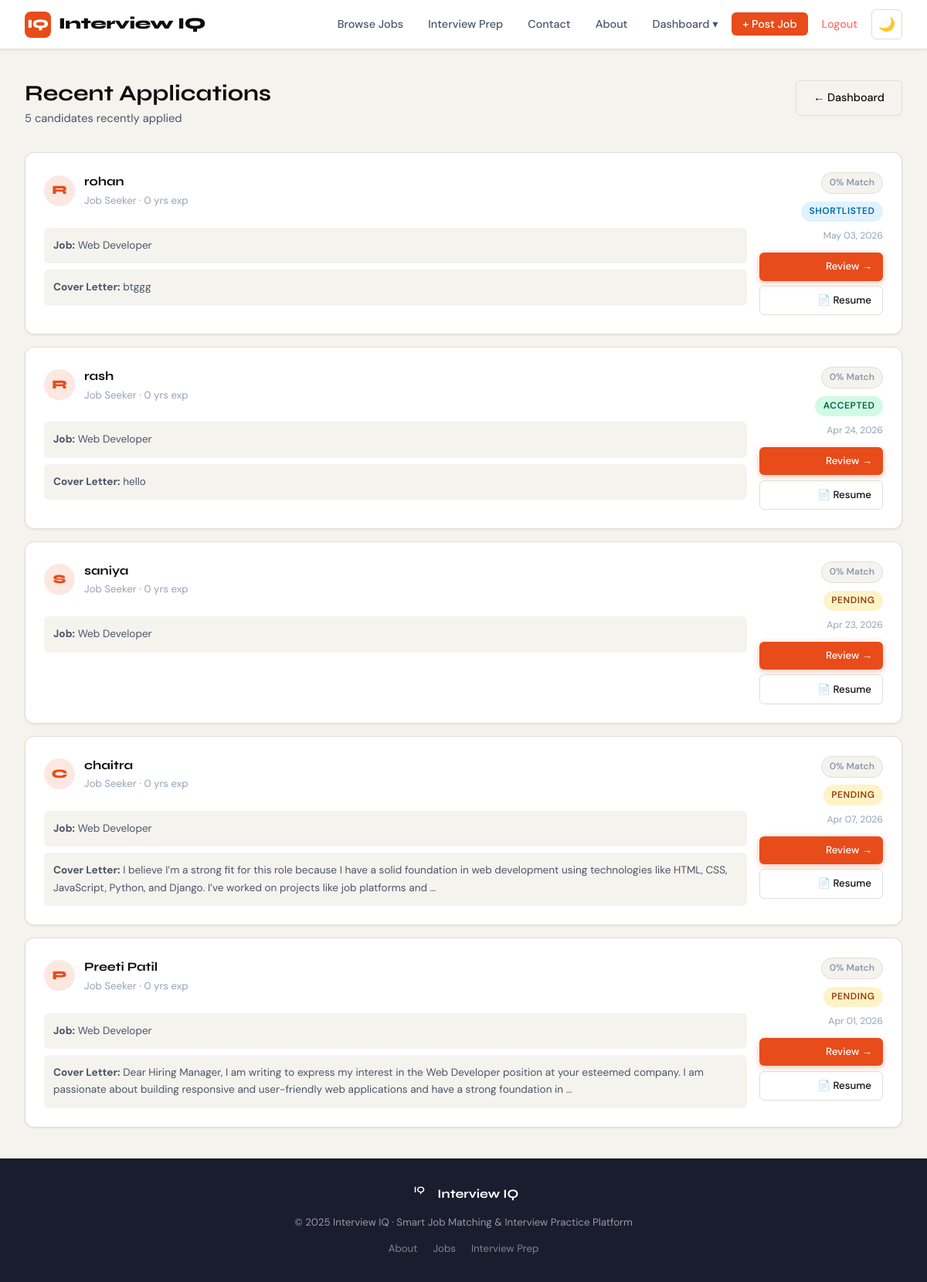
Screenshot of /jobs/recent-applications/ (signed in) with the database file from the repository.
### jobs/models.py (models this page shows, shortened)
class Application(models.Model):
    STATUS_CHOICES = (
        ('pending', 'Pending'),
        ('reviewing', 'Reviewing'),
        ('shortlisted', 'Shortlisted'),
        ('accepted', 'Accepted'),
        ('rejected', 'Rejected'),
    )
    job = models.ForeignKey(Job, on_delete=models.CASCADE, related_name='applications')
    applicant = models.ForeignKey(JobSeekerProfile, on_delete=models.CASCADE, related_name='applications')
    cover_letter = models.TextField(blank=True)
    resume = models.FileField(upload_to='application_resumes/', blank=True, null=True)
    status = models.CharField(max_length=15, choices=STATUS_CHOICES, default='pending')
    applied_at = models.DateTimeField(auto_now_add=True)
    updated_at = models.DateTimeField(auto_now=True)
    company_notes = models.TextField(blank=True)
    match_score = models.PositiveIntegerField(default=0)
    class Meta:
        unique_together = ('job', 'applicant')
        ordering = ['-applied_at']

class Job(models.Model):
    JOB_TYPE = (('full_time','Full Time'),('part_time','Part Time'),('contract','Contract'),('internship','Internship'),('remote','Remote'))
    EXPERIENCE_LEVEL = (('entry','Entry Level'),('mid','Mid Level'),('senior','Senior Level'),('executive','Executive'))
    STATUS = (('active','Active'),('closed','Closed'),('draft','Draft'))
    company = models.ForeignKey(CompanyProfile, on_delete=models.CASCADE, related_name='jobs')
    title = models.CharField(max_length=200)
    description = models.TextField()
    requirements = models.TextField()
    skills_required = models.TextField(help_text='Comma-separated skills')
    location = models.CharField(max_length=100)
    job_type = models.CharField(max_length=20, choices=JOB_TYPE, default='full_time')
    experience_level = models.CharField(max_length=20, choices=EXPERIENCE_LEVEL, default='mid')
    salary_min = models.PositiveIntegerField(null=True, blank=True)
    salary_max = models.PositiveIntegerField(null=True, blank=True)
    status = models.CharField(max_length=10, choices=STATUS, default='active')
    deadline = models.DateField(null=True, blank=True)
    created_at = models.DateTimeField(auto_now_add=True)
    updated_at = models.DateTimeField(auto_now=True)
    class Meta:
        ordering = ['-created_at']

### accounts/models.py (models this page shows, shortened)
class JobSeekerProfile(models.Model):
    user = models.OneToOneField(User, on_delete=models.CASCADE, related_name='seeker_profile')
    full_name = models.CharField(max_length=150)
    phone = models.CharField(max_length=20, blank=True)
    location = models.CharField(max_length=100, blank=True)
    bio = models.TextField(blank=True)
    skills = models.TextField(blank=True, help_text='Comma-separated skills')
    experience_years = models.PositiveIntegerField(default=0)
    education = models.CharField(max_length=200, blank=True)
    resume = models.FileField(upload_to='resumes/', blank=True, null=True)
    linkedin = models.URLField(blank=True)
    desired_role = models.CharField(max_length=150, blank=True)
    desired_salary = models.PositiveIntegerField(null=True, blank=True)
    created_at = models.DateTimeField(auto_now_add=True)
    def get_skills_list(self):
        return [s.strip() for s in self.skills.split(',') if s.strip()]

### jobs/views.py (the view)
# urls.py: path('recent-applications/', views.recent_applications, name='recent_applications'),
@login_required
def recent_applications(request):
    if not request.user.is_company():
        return redirect('job_list')
    recent_apps = (
        Application.objects.filter(job__company=request.user.company_profile)
        .select_related('applicant', 'job')
        .order_by('-applied_at')
    )
    recent_apps = recent_apps[:50]
    return render(request, 'jobs/recent_applications.html', {
        'recent_apps': recent_apps,
    })

### accounts/models.py (called while the page is built)
    def is_company(self):
        return self.user_type == 'company'

    def is_admin_user(self):
        return self.user_type == 'admin' or self.is_superuser

### templates/jobs/recent_applications.html (shortened to what this page needs)
{% extends 'base.html' %}
{% block content %}
<div class="page-container">
  <div class="page-header">
    <div>
      <h1>Recent Applications</h1>
      <p>{{ recent_apps|length }} candidate{{ recent_apps|length|pluralize }} recently applied</p>
    </div>
    <a href="{% url 'company_dashboard' %}" class="btn btn-outline-dark">← Dashboard</a>
  </div>
  {% if recent_apps %}
  <div style="display:flex;flex-direction:column;gap:1rem;">
    {% for app in recent_apps %}
    <div class="card">
      <div class="card-body" style="display:flex;justify-content:space-between;align-items:flex-start;flex-wrap:wrap;gap:1rem;">
        <div style="flex:1;">
          <div style="display:flex;align-items:center;gap:0.75rem;margin-bottom:0.5rem;">
            <div style="width:40px;height:40px;background:var(--accent-dim);border-radius:50%;display:grid;place-items:center;font-family:'Syne',sans-serif;font-weight:800;color:var(--accent);">{{ app.applicant.full_name|first|upper }}</div>
            <div>
              <div style="font-family:'Syne',sans-serif;font-weight:700;">{{ app.applicant.full_name }}</div>
              <div class="text-muted text-sm">{{ app.applicant.desired_role|default:"Job Seeker" }} · {{ app.applicant.experience_years }} yrs exp</div>
            </div>
          </div>
          <div style="margin-top:0.75rem;background:var(--paper);border-radius:var(--radius-sm);padding:0.75rem;font-size:0.85rem;color:var(--slate);">
            <strong>Job:</strong> {{ app.job.title }}
          </div>
          {% if app.cover_letter %}
          <div style="margin-top:0.5rem;background:var(--paper);border-radius:var(--radius-sm);padding:0.75rem;font-size:0.85rem;color:var(--slate);">
            <strong>Cover Letter:</strong> {{ app.cover_letter|truncatewords:35 }}
          </div>
          {% endif %}
        </div>
        <div style="text-align:right;min-width:160px;">
          {% if app.match_score >= 70 %}
            <div class="match-badge match-high mb-1">⚡ {{ app.match_score }}% Match</div>
          {% elif app.match_score >= 40 %}
            <div class="match-badge match-med mb-1">{{ app.match_score }}% Match</div>
          {% else %}
            <div class="match-badge match-low mb-1">{{ app.match_score }}% Match</div>
          {% endif %}
          <div><span class="status-badge status-{{ app.status }}">{{ app.get_status_display }}</span></div>
          <div class="text-xs text-muted mt-1">{{ app.applied_at|date:"M d, Y" }}</div>
          <a href="{% url 'view_applications' app.job.pk %}?app_pk={{ app.pk }}" class="btn btn-sm btn-primary" style="margin-top:0.75rem;display:block;">
            Review →
          </a>
          {% if app.resume %}
            <a href="{{ app.resume.url }}" target="_blank" class="btn btn-sm btn-outline-dark" style="margin-top:0.4rem;display:block;">
              📄 Resume
            </a>
          {% endif %}
        </div>
      </div>
    </div>
    {% endfor %}
  </div>
  {% else %}
  <div class="empty-state">
    <div class="icon">📄</div>
    <h3>No applications yet</h3>
  </div>
  {% endif %}
</div>
{% endblock %}

### static/css/style.css (style rules this page uses)
:root { --ink: #0d0d0d; --paper: #f5f3ee; --surface: #ffffff; --accent: #e84c1b; --accent-light: #ff6b3d; --accent-dim: #fde8e1; --gold: #d4a853; --gold-dim: #fdf3df; --slate: #4a5568; --muted: #8a9ab0; --border: #e2ddd6; --success: #2d7d46; --success-dim: #d4edda; --warning: #8a6200; --warning-dim: #fff3cd; --danger: #c0392b; --danger-dim: #fde8e6; --info: #1a6fa8; --info-dim: #d6eaf8; --shadow-sm: 0 1px 3px rgba(0,0,0,0.08); --shadow: 0 4px 16px rgba(0,0,0,0.10); --shadow-lg: 0 12px 40px rgba(0,0,0,0.14); --radius: 12px; --radius-sm: 6px; --radius-lg: 20px; }
*, *::before, *::after { box-sizing: border-box; margin: 0; padding: 0; }
html { scroll-behavior: smooth; }
body { font-family: 'DM Sans', system-ui, sans-serif; background: var(--paper); color: var(--ink); line-height: 1.65; min-height: 100vh; display: flex; flex-direction: column; }
h1,h2,h3,h4,h5,h6 { font-family: 'Syne', sans-serif; line-height: 1.15; font-weight: 700; }
a { color: inherit; text-decoration: none; transition: color 0.2s; }
.btn { display: inline-flex; align-items: center; gap: 8px; padding: 10px 22px; border-radius: var(--radius-sm); font-family: 'DM Sans', sans-serif; font-size: 0.9rem; font-weight: 500; border: none; cursor: pointer; transition: all 0.3s ease; text-decoration: none; white-space: nowrap; }
.btn-primary { background: var(--accent); color: white; box-shadow: 0 2px 8px rgba(232,76,27,0.35); }
.btn-outline-dark { background: transparent; color: var(--ink); border: 1.5px solid var(--border); }
.btn-sm { padding: 6px 14px; font-size: 0.82rem; }
.page-container { max-width: 1200px; margin: 0 auto; padding: 2.5rem 2rem; flex: 1; }
.page-header { margin-bottom: 2rem; display: flex; justify-content: space-between; align-items: flex-start; flex-wrap: wrap; gap: 1rem; }
.page-header h1 { font-size: 1.8rem; margin-bottom: 0.25rem; }
.page-header p { color: var(--slate); font-size: 0.92rem; }
.card { background: var(--surface); border-radius: var(--radius); border: 1px solid var(--border); box-shadow: var(--shadow-sm); overflow: hidden; transition: box-shadow 0.25s, transform 0.25s; }
.card-body { padding: 1.5rem; }
.match-badge { display: inline-flex; align-items: center; gap: 4px; padding: 3px 10px; border-radius: 100px; font-size: 0.75rem; font-weight: 600; }
.match-low { background: var(--paper); color: var(--muted); border: 1px solid var(--border); }
.status-badge { display: inline-block; padding: 3px 12px; border-radius: 100px; font-size: 0.72rem; font-weight: 700; text-transform: uppercase; letter-spacing: 0.05em; }
.status-pending { background: var(--warning-dim); color: var(--warning); }
.status-shortlisted { background: var(--gold-dim); color: var(--gold); }
.status-accepted { background: var(--success-dim); color: var(--success); }
.text-muted { color: var(--muted); }
.text-sm { font-size: 0.85rem; }
.mb-1 { margin-bottom: 0.5rem; }
.mt-1 { margin-top: 0.5rem; }
.btn-sm { padding: 0.45rem 0.875rem; font-size: 0.83rem; }
.status-badge { padding: 0.2rem 0.65rem; border-radius: 999px; font-size: 0.75rem; font-weight: 600; }
.status-pending { background: #fef3c7; color: #92400e; }
.status-shortlisted { background: #e0f2fe; color: #0369a1; }
.status-accepted { background: #d1fae5; color: #065f46; }
.text-muted { color: #94a3b8; }
.text-sm { font-size: 0.83rem; }
.text-xs { font-size: 0.76rem; }

### static/css/home-enhancements.css (style rules this page uses)
:root { --dark-bg: #0a0a0a; --dark-paper: #1a1a1a; --dark-surface: #252525; --dark-border: #404040; --dark-muted: #a0a0a0; }
.card { transition: all 0.4s cubic-bezier(0.25, 0.46, 0.45, 0.94); }

### rows the page displays
Application: applicant.full_name|first "R", applicant.full_name "rohan", applicant.desired_role "Job Seeker", applicant.experience_years "0", job "Web Developer", cover_letter "btggg", match_score "0", status "SHORTLISTED", applied_at "May 03, 2026"
Application: applicant.full_name|first "R", applicant.full_name "rash", applicant.desired_role "Job Seeker", applicant.experience_years "0", job "Web Developer", cover_letter "hello", match_score "0", status "ACCEPTED", applied_at "Apr 24, 2026"
Application: applicant.full_name|first "S", applicant.full_name "saniya", applicant.desired_role "Job Seeker", applicant.experience_years "0", job "Web Developer", match_score "0", status "PENDING", applied_at "Apr 23, 2026"
Application: applicant.full_name|first "C", applicant.full_name "chaitra", applicant.desired_role "Job Seeker", applicant.experience_years "0", job "Web Developer", cover_letter "I believe I’m a strong fit for this role because I have a solid foundation in web development using technologies like HTML, CSS, JavaScript, Python, and Django. I’ve worked on projects like job platforms and …", match_score "0", status "PENDING", applied_at "Apr 07, 2026"
Application: applicant.full_name|first "P", applicant.full_name "Preeti Patil", applicant.desired_role "Job Seeker", applicant.experience_years "0", job "Web Developer", cover_letter "Dear Hiring Manager, I am writing to express my interest in the Web Developer position at your esteemed company. I am passionate about building responsive and user-friendly web applications and have a strong foundation in …", match_score "0", status "PENDING", applied_at "Apr 01, 2026"

### other values shown
{{ recent_apps|length }} "5"
